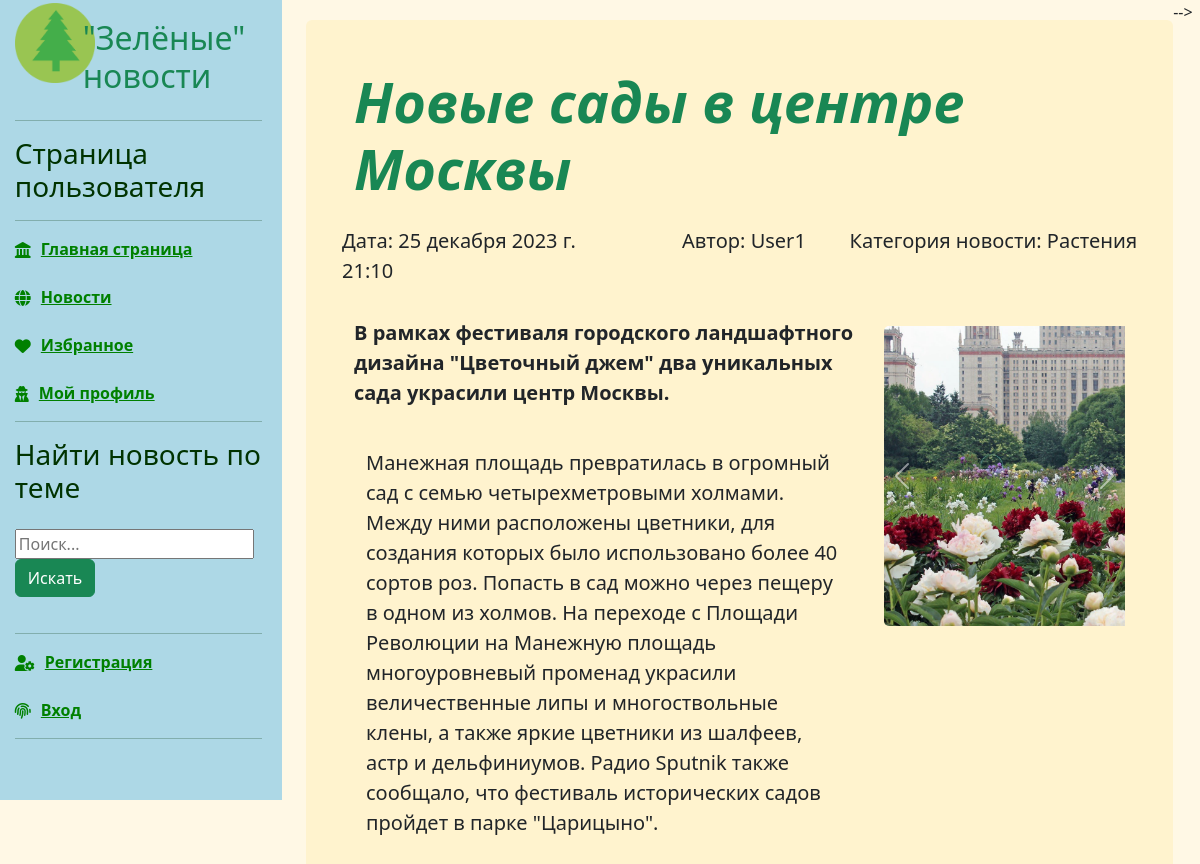
Before: /news/new_single/ with the older database file.
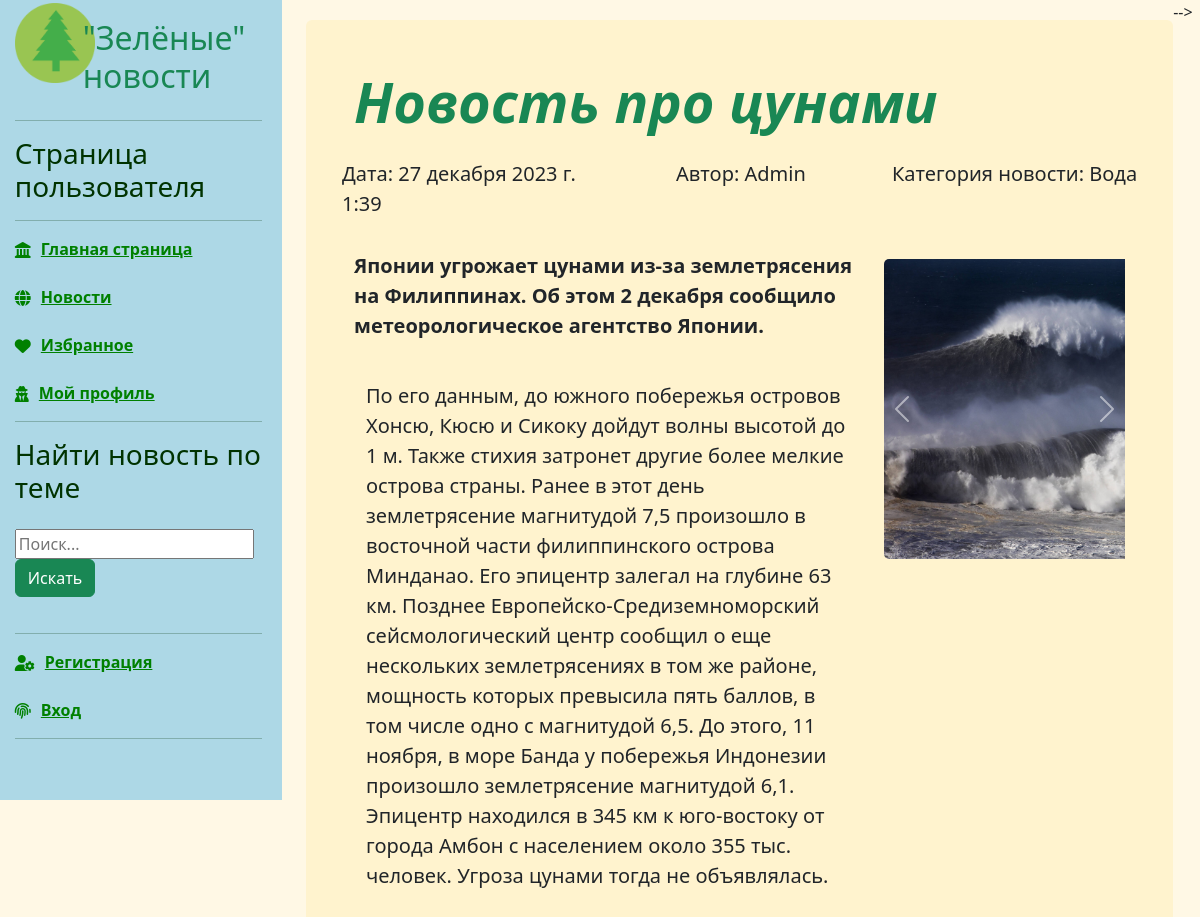
After: the same page with the newer database file.
### news/models.py (models this page shows, shortened)
class Article(models.Model):
    categories = (('A', 'Животные'),
                  ('P', 'Растения'),
                  ('M', 'Микромир'),
                  ('W', 'Вода'),
                  ('N', 'Природа'))
    author = models.ForeignKey(User, on_delete=models.CASCADE, null=True)
    title = models.CharField('Название', max_length=50, default='') #указывать длину обязательно#
    anouncement = models.TextField('Аннотация', max_length=250) #можно не указывать длину#
    text = models.TextField('Текст новости')
    date = models.DateTimeField('Дата публикации', auto_now=True) # auto_now=True - автоизменение новости auto_create=True - автосоздание новости#
    category = models.CharField(choices=categories, max_length=20, verbose_name='Категории')
    tags = models.ManyToManyField( to=Tag, blank=True, verbose_name='Теги')
    status = models.BooleanField(default=True)
    objects = models.Manager()
    published = PublishedToday()
    class Meta:
        ordering = ['title','date']
        verbose_name= 'Новость'
        verbose_name_plural='Новости'
    class Meta:
        ordering = ['date','title']
        verbose_name ='Новость'
        verbose_name_plural ='Новости'

class Image(models.Model):
    article = models.ForeignKey(Article, on_delete=models.CASCADE)
    title = models.CharField(max_length=50, blank=True)
    image = models.ImageField(default='default1.jpg', null=True, upload_to='images/') #лучше добавить поле default !!!
    class Meta:
        ordering = ['title']
        verbose_name = 'Картинка'
        verbose_name_plural = 'Картинки'

### news/views.py (the view)
# urls.py: path('new_single/', views.new_single, name='new_single'),
def new_single (request):
    article = Article.objects.all().last()
    context = {'article': article}
    return render(request, 'news/new_single.html', context)

### users/templatetags/users_extras.py (called while the page is built)
@register.filter(name="has_group")
def has_group(user,group_name):
    return user.groups.filter(name=group_name).exists()

### news/templates/news/new_single.html (shortened to what this page needs)
{% extends 'main/base.html' %}
{% load static %}
{% load bootstrap5 %}
{% load users_extras %}
{% block sidebar %} {% include 'users/user_panel.html' %} {% endblock %}
{% block content %}
-->
<div class="single_news">
    <div class="p-4 p-md-5 rounded bg-warning bg-opacity-10">
        <div class="col-md-12 px-0">
            <h1 class="display-4 fst-italic fw-bold text-success"> {{ article.title }} </h1>
        </div>
        <div class="row">
            <div class="col-md-4 lead px-0 my-3">Дата: {{ article.date }}</div>
            <div class="col-md-3 lead px-0 my-3 text-end">Автор: {{ article.author }}</div>
            <div class="col-md-5 lead px-0 my-3 text-end">Категория новости: {{ article.get_category_display }}</div>
        </div>
        <div class="row">
            <div class="col-8 ">
                <p class="lead my-3 fw-bold">{{ article.anouncement }}</p></br>
                 <div class="container-fluid">
                     <p class="lead mb-0">{{ article.text }}</p>
                 </div>
            </div>
            <div class="col-4 ">
                {% if article.image_set.all %}
                <div id="carouselControls" class="carousel slide" data-ride="carousel">
                    <div class="carousel-inner" role="listbox" style=" width:auto; height: 300px !important;">
                        {% for image in article.image_set.all %}
                        <div class="carousel-item {% if forloop.counter == 1 %} active {% endif %}">
                            <img class="d-block" src="{{ image.image.url }}"
                                 style="margin:auto; height:300px; width:auto; border-radius:5px;">
                        </div>
                        {% endfor %}
                    </div>
                    <a class="carousel-control-prev" href="#carouselControls" role="button" data-slide="prev">
                        <span class="carousel-control-prev-icon" aria-hidden="true"></span>
                    </a>
                    <a class="carousel-control-next" href="#carouselControls" role="button" data-slide="next">
                        <span class="carousel-control-next-icon" aria-hidden="true"></span>
                    </a>
                </div>
                {% endif%}
            </div>
        </div>
    </div>
</div>
{% endblock %}

Changed rows visible on the page:
no longer on this page (row unchanged): Article: title "Новые сады в центре Москвы", date "25 декабря 2023 г. 21:10", author "User1", category "Растения", anouncement "В рамках фестиваля городского ландшафтного дизайна \"Цветочный джем\" два уникальных сада украсили центр Москвы.", text "Манежная площадь превратилась в огромный сад с семью четырехметровыми холмами. Между ними расположены цветники, для создания которых было использовано более 40 сортов роз. Попасть в сад можно через пещеру в одном из холмов. На переходе с Площади Революции на Манежную площадь многоуровневый променад украсили величественные липы и многоствольные клены, а также яркие цветники из шалфеев, астр и дельфиниумов. Радио Sputnik также сообщало, что фестиваль исторических садов пройдет в парке \"Царицыно\"."
no longer on this page (row unchanged): Image: image (picture)
now on this page (row edited): Article: title "Новость про цунами", date "27 декабря 2023 г. 1:39", author "Admin", category "Вода", anouncement "Японии угрожает цунами из-за землетрясения на Филиппинах. Об этом 2 декабря сообщило метеорологическое агентство Японии.", text "По его данным, до южного побережья островов Хонсю, Кюсю и Сикоку дойдут волны высотой до 1 м. Также стихия затронет другие более мелкие острова страны. Ранее в этот день землетрясение магнитудой 7,5 произошло в восточной части филиппинского острова Минданао. Его эпицентр залегал на глубине 63 км. Позднее Европейско-Средиземноморский сейсмологический центр сообщил о еще нескольких землетрясениях в том же районе, мощность которых превысила пять баллов, в том числе одно с магнитудой 6,5. До этого, 11 ноября, в море Банда у побережья Индонезии произошло землетрясение магнитудой 6,1. Эпицентр находился в 345 км к юго-востоку от города Амбон с населением около 355 тыс. человек. Угроза цунами…"
now on this page (row unchanged): Image: image (picture)
